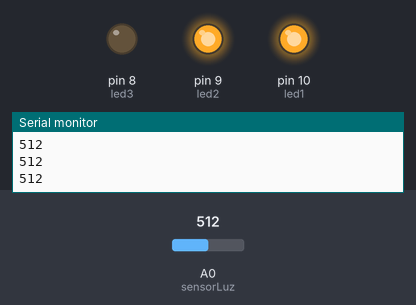
Simulated run of this sketch. Board: Arduino Uno, built with avr-gcc and run on an emulated ATmega328P. Parts: output pins drawn as LEDs (lit = HIGH), the last lines printed to the serial monitor. The inputs (shaded band) are chosen by the test bench; at power-on: A0 (sensorLuz) = 512.

Above: at 1.2 s.
1.3 s: A0 (sensorLuz) set to 681
2.8 s: A0 (sensorLuz) set to 711
At 3.6 s:
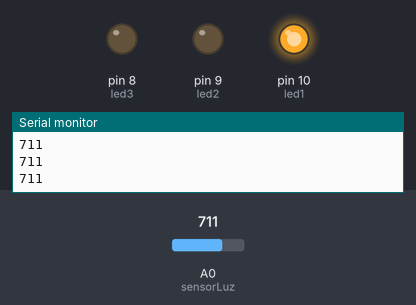
4.3 s: A0 (sensorLuz) set to 989
5.8 s: A0 (sensorLuz) set to 1007
At 7.0 s:
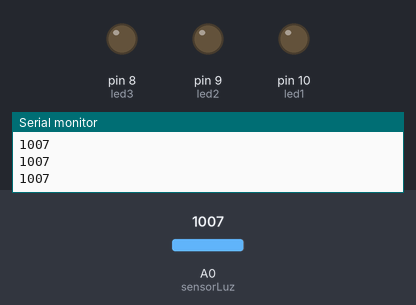
7.3 s: A0 (sensorLuz) set to 90
At 8.5 s:
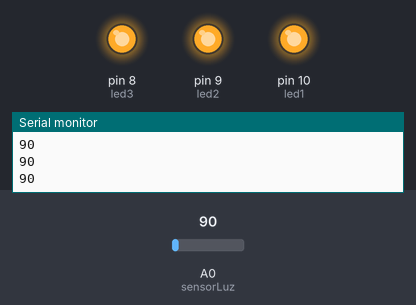
8.9 s: A0 (sensorLuz) set to 95
10.4 s: A0 (sensorLuz) set to 110
At 11.0 s:
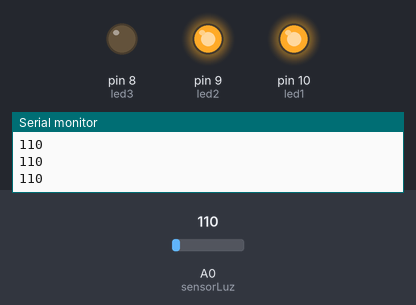
Timing chart, 0 to 12.9 s (numbered marks = the images above; inputs shaded):
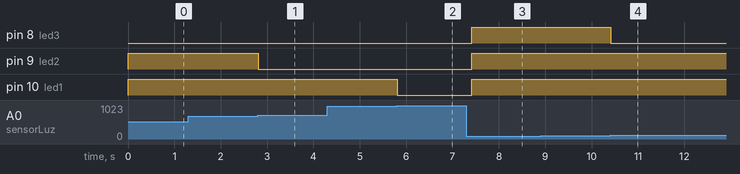

Measured:
- the behaviour switches between 699 and 700 on A0 (sensorLuz) (found by bisection; images 0 and 1)
- the behaviour switches between 999 and 1000 on A0 (sensorLuz) (found by bisection; images 1 and 2)
- the behaviour switches between 99 and 100 on A0 (sensorLuz) (found by bisection; images 3 and 4)
- after the input at 2.8 s, pin 9 (led2): HIGH → LOW at once
- after the input at 5.8 s, pin 10 (led1): HIGH → LOW at once
- after the input at 7.3 s, pin 8 (led3), pin 9 (led2), pin 10 (led1): LOW → HIGH after 0.11 s
- after the input at 10.4 s, pin 8 (led3): HIGH → LOW at once

The sketch:

ExamenDEPARTAMENTALARDUINO.ino
```cpp
const int sensorLuz = A0;
const int led1 = 10;
const int led2 = 9;
const int led3 = 8;
void setup() { pinMode(sensorLuz, INPUT);
  pinMode(led1, OUTPUT);
  pinMode(led2, OUTPUT);
  pinMode(led3, OUTPUT);
  Serial.begin(9600);  }
void loop() {
  int valorLuz = analogRead(sensorLuz);
  Serial.println(valorLuz);
  if (valorLuz < 100) {
    digitalWrite(led1, HIGH);
    digitalWrite(led2, HIGH);
    digitalWrite(led3, HIGH); }
  else if (valorLuz < 700) {
    digitalWrite(led1, HIGH);
    digitalWrite(led2, HIGH);
    digitalWrite(led3, LOW);}
  else if (valorLuz < 1000) {
    digitalWrite(led1, HIGH);
    digitalWrite(led2, LOW);
    digitalWrite(led3, LOW); }
  else {
    digitalWrite(led1, LOW);
    digitalWrite(led2, LOW);
    digitalWrite(led3, LOW);}
  delay(200);
}
```
